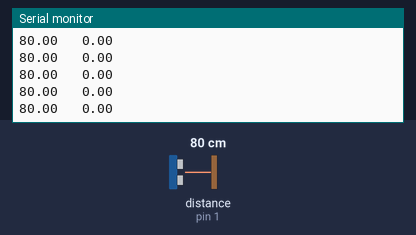
Bench run of a sketch on a simulated Arduino Uno, built with avr-gcc and run on an emulated ATmega328P. Parts: the last lines printed to the serial monitor. Inputs (shaded band) come from the test bench; at power-on: distance to the obstacle (sensor on pin 1) 80 cm.

Above: at 1.2 s.
1.3 s: distance to the obstacle (sensor on pin 1) set to 2 cm
At 1.39 s:
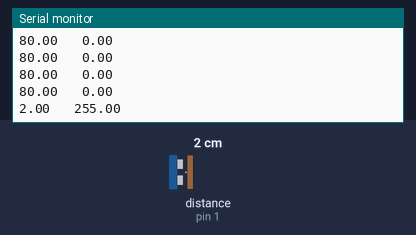
2.8 s: distance to the obstacle (sensor on pin 1) set to 299 cm
At 2.82 s:
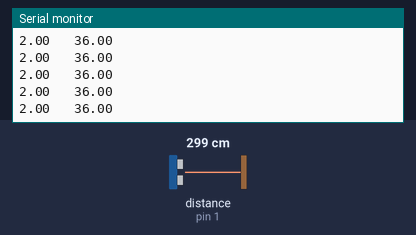
Timing chart, 0 to 5.8 s (numbered marks = the images above; inputs shaded):
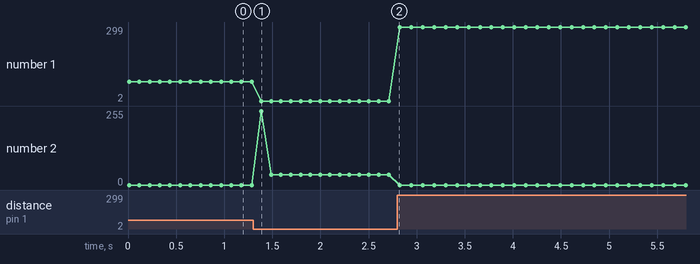

Measured:
- after the input at 1.3 s, the serial monitor: prints a new line after 0.09 s (image 1)
- plotted number 1: 80 → 2 after the input at 1.3 s, 2 → 299 after the input at 2.8 s
- plotted number 2: 0 → 36 after the input at 1.3 s

The sketch:

pidmbot.ino
```cpp
/********************************************************
 * PID Basic Example
 * Reading analog input 0 to control analog PWM output 3
 ********************************************************/
#include "MeMCore.h"
#include <PID_v1.h>
#include <Wire.h>
#define PIN_INPUT
#define PIN_OUTPUT
MeDCMotor motor3(M1);
MeDCMotor motor4(M2);
MeUltrasonicSensor right(PORT_1);
MeUltrasonicSensor left(PORT_4);
//Define Variables we'll be connecting to
double Setpoint, Input, Output;

//Specify the links and initial tuning parameters
double Kp=2, Ki=0.0001, Kd=1;
PID myPID(&Input, &Output, &Setpoint, Kp, Ki, Kd, DIRECT);

void setup()
{
  Serial.begin(9600);
  //initialize the variables we're linked to
  Input = right.distanceCm();
  Setpoint = 20;

  //turn the PID on
  myPID.SetMode(AUTOMATIC);
}

void loop()
{
  Input = right.distanceCm();
  myPID.Compute();
  Serial.print(Input);
  Serial.print("   ");
  Serial.println(Output);
  //analogWrite(PIN_OUTPUT, Output);
  delay(100);
}
```
